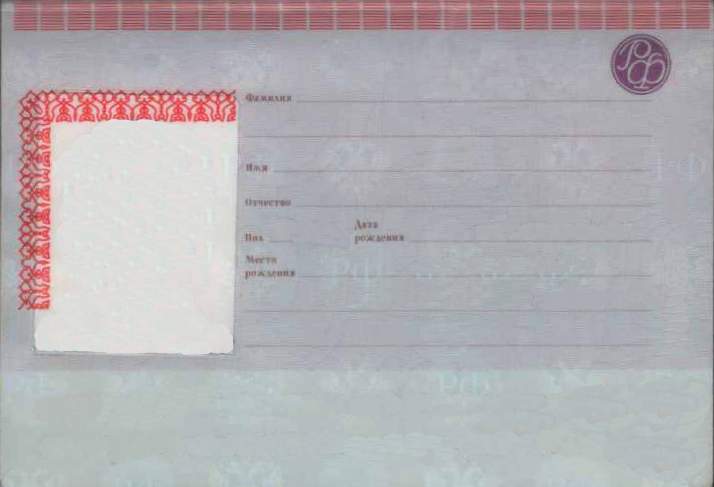
#> input picture docker/worker/code/parsers/kaze_templates/passport_bottom_new.png, 1428 x 974 px (shown at 1/2 size)
$ python passport_bottom_kaze.py
#> lines starting #> are read from the running program, lines starting #| are printed output that depends on the picture
#> in __init__, image is the input picture: shape (974, 1428, 3); mean B, G, R 179.8, 176.2, 179.2
### docker/worker/code/parsers/kaze_cropper.py
import cv2 as cv
import numpy as np
import imutils
import sys
from scipy.spatial import distance
import random
# own
from logger import logger


class KazeCropper:
    """ Detect image by template(pattern).
    Used in parsers/driving_license.py
    Used in parsers/passport_bottom_kaze.py
    1) resize original image
    2) compute keypoints of original image
    3) match() or crop() second image
    """

    def __init__(self, img_ptr, nn_match_ratio=0.71, width=None):
        """
        1)  img to gray
        2)  resize if width
        3)  compute keypoints and the descriptors
          3.1) to gray and fastDenoise
          3.2) compute keypoints and the descriptors
        :param img_ptr: cv.imread result
        :param nn_match_ratio:
        :param width:
        """
#> called with nn_match_ratio = 0.71
        if img_ptr is None:
            print('KazeCropper init: Could not open or find the image of pattern!')

        if len(img_ptr.shape) == 2 or img_ptr.shape[2] == 1:
            gray = img_ptr
        else:
            gray = cv.cvtColor(img_ptr, cv.COLOR_BGR2GRAY)
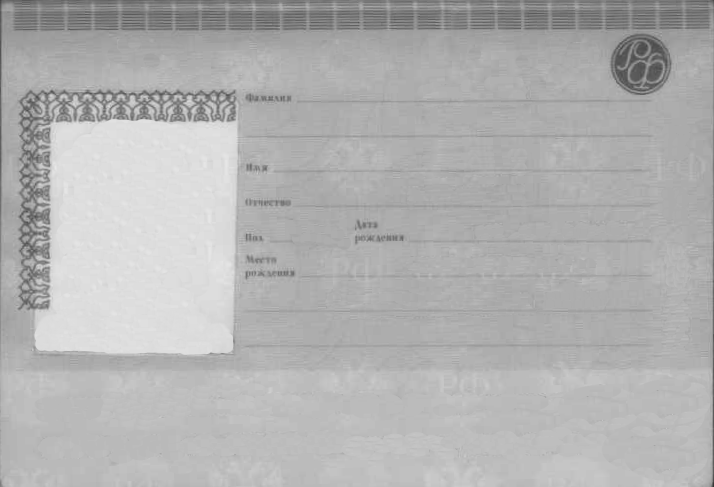
#> gray: shape (974, 1428) (shown at 1/2 size); min 52, max 233, mean 177.5

        if width is not None:
            gray = imutils.resize(gray, width=width)  # resized
        # CLAHE (Contrast Limited Adaptive Histogram Equalization)
        # clahe = cv.createCLAHE(clipLimit=0.2, tileGridSize=(30,30))
        # clahe.apply(lab_planes[0])
        self.orig_shape = gray.shape
#> self.orig_shape = (974, 1428)
        gray = cv.fastNlMeansDenoising(gray, h=8, templateWindowSize=10)  # denoise
        # cv.imshow('image', gray)  # show image in window
        # cv.waitKey(0)  # wait for any key indefinitely
        # cv.destroyAllWindows()  # close window q
        self.akaze = cv.AKAZE_create()

        self.kpts2, self.desc2 = self.akaze.detectAndCompute(gray, None)
#> self.kpts2 = 744 keypoints; strongest (x, y, size): (217, 194, 8.1), (103, 193, 8.1), (199, 193, 8.1), (331, 194, 8.1)

        self.matcher = cv.DescriptorMatcher_create(cv.DescriptorMatcher_BRUTEFORCE_HAMMING)
        # self.matcher = cv.DescriptorMatcher_create(cv.DescriptorMatcher_BRUTEFORCE_HAMMINGLUT)
        self.nn_match_ratio = nn_match_ratio  # 0.75  # Nearest neighbor matching ratio

    # private
    # [306 lines left out: functions _filter, match, _affine_transformation, _transform, prepare, crop, not called in this run]


# [75 lines that do not run on import are left out]

    # image = cv.imread(obr1, cv.IMREAD_COLOR)
    # cropper1 = KazeCropper(image)
    # image = cv.imread(obr2, cv.IMREAD_COLOR)
    # cropper2 = KazeCropper(image)
    # image = cv.imread(obr3, cv.IMREAD_COLOR)
    # image = cv.fastNlMeansDenoising(image, h=8, templateWindowSize=10)  # denoise edges
    # cropper3 = KazeCropper(image)
    # img_orig = image

    # image = cv.imread(p, cv.IMREAD_COLOR)
    # image = cv.fastNlMeansDenoising(image, h=8, templateWindowSize=10)  # denoise edges
    # image = cropper3.crop(image)

    # print(cropper1.match(image)[0])
    # print(cropper2.match(image)[0])
    # img = cv.cvtColor(image, cv.COLOR_BGR2GRAY)
    # c, m1, m2 = cropper3.match(img)
    # # image, _, _ = cropper3.transform(image)
    # # # print(image)
    # # tmp = cv.resize(image, (900, 900))
    # # cv.imshow('image', tmp)  # show image in window
    # # cv.waitKey(0)  # wait for any key indefinitely
    # # cv.destroyAllWindows()  # close window q
    # # exit(0)
    # print(c)
    # # src_pts = np.float32([i.pt for i in m1])
    # # dst_pts = np.float32([i.pt for i in m2])
    # src_pts = [i.pt for i in m1]
    # dst_pts = [i.pt for i in m2]
    # # print(src_pts[0])
    # # src_pts = np.float32([i.pt for i in m1]).reshape(-1, 1, 2)
    # # # print(src_pts[0])
    # # dst_pts = np.float32([i.pt for i in m2]).reshape(-1, 1, 2)  # insert every pair [x,y] in list = [[x,y]]
    # # #
    # # src_pts = [[float(x[0][0]), float(x[0][1])] for x in src_pts]
    # # dst_pts = [[float(x[0][0]), float(x[0][1])] for x in dst_pts]
    #
    # src_pts, dst_pts = KazeCropper.filter(src_pts, dst_pts)
    #
    # # M = None
    # if len(src_pts) > 30:
    #     M, mask = cv.findHomography(src_pts, dst_pts, cv.RANSAC, 2)  # homography transformation
    #     print(M)
    #     if M is not None:
    #         image = cv.warpPerspective(image, M, (img_orig.shape[1], img_orig.shape[0]))
    # else:
    # # if True:  # len(src_pts) == 3 or M is not None:
    #     # Affine transformation
    #     pts1 = np.float32(src_pts[:3])
    #     pts2 = np.float32(dst_pts[:3])
    #     # print(good_s[0][0])
    #     M = cv.getAffineTransform(pts1, pts2)
    #     print(M)
    #     image = cv.warpAffine(image, M, (int(img_orig.shape[1]*1.5), int(img_orig.shape[0]*1.5)))
    #     tmp = cv.resize(image, (900, 900))
    #     cv.imshow('image', tmp)  # show image in window
    #     cv.waitKey(0)  # wait for any key indefinitely
    #     cv.destroyAllWindows()  # close window q
    #     from cnn.shared_image_functions import fix_angle, get_lines_c
    #     image = fix_angle(image, get_lines_c)
    #     tmp = cv.resize(image, (900, 900))
    #     cv.imshow('image', tmp)  # show image in window
    #     cv.waitKey(0)  # wait for any key indefinitely
    #     cv.destroyAllWindows()  # close window q
    #     import pytesseract
    #     print(pytesseract.image_to_data(image))
    #     # exit(0)
    #     # ANGLE
    #     # theta1 = np.arctan(good_s[1][1] - good_s[0][1] / good_s[1][0] - good_s[0][0]) # s[1].y - s[0].y / s[1].x - s[0].x
    #     # theta2 = np.arctan(good_t[1][1] - good_t[0][1] / good_t[1][0] - good_t[0][0]) # t[1].y - t[0].y / t[1].x - t[0].x
    #     # theta = (theta2 - theta1) * 180 / np.pi
    #     # if theta < 0:
    #     #     theta = theta + 360
    #     #
    #     # if theta <= 90:
    #     #     theta_ = theta
    #     # elif theta <= 180:
    #     #     theta_ = (180 - theta)
    #     # elif theta <= 270:
    #     #     theta_ = (theta - 180)
    #     # elif theta <= 360:
    #     #     theta_ = (360 - theta)
    #     # else:
    #     #     print("Atan2 angle range violated")
    #     # print(theta1, theta2, theta_)
    #     #
    #     # # CALC SCALE!
    #     # (height, width, channels) = image.shape  # rows_y, cols_x
    #     # dy = width * np.sin(theta_) + height * np.cos(theta_)
    #     # dx = height * np.sin(theta_) + width * np.cos(theta_)
    #     #
    #     # pts2 = np.float32(good_t[1])
    #     # print(pts2[0], pts2[1])
    #     # rotation = cv.getRotationMatrix2D((image.shape[1]//2, image.shape[0]//2), theta, 1)
    #     # image = cv.warpAffine(image, rotation, (int(dy), int(dx)))
    #     # # from cnn.shared_image_functions import fix_angle, get_lines_c
    #     # # image = fix_angle(image, get_lines_c)
    #     # tmp = cv.resize(image, (900, 900))
    #     # cv.imshow('image', tmp)  # show image in window
    #     # cv.waitKey(0)  # wait for any key indefinitely
    #     # cv.destroyAllWindows()  # close window q
    #
    #     # rotation = cv.GetRotationMatrix2D(image.Point{int(equals[1].b.keypoint.X), int(equals[1].b.keypoint.Y)}, theta, 1)
    #
    # # src_pts = [[float(x[0][0]), float(x[0][1])] for x in good]
    # # src_pts = np.array([good], np.int32)
    # # print(src_pts)
    # # # print(src_pts)
    #
    # # print(src_pts)
    # # for m
    #
    # #
    # # image = cropper.crop(image)
    # if image is not None:
    #     # tmp = cv.resize(image, (900, 900))
    #     cv.imshow('image', image)  # show image in window
    #     cv.waitKey(0)  # wait for any key indefinitely
    #     cv.destroyAllWindows()  # close window q

    # image = cv.cvtColor(image, cv.COLOR_BGR2GRAY)

    # tmp = cv.resize(image, (900,900))

### docker/worker/code/parsers/passport_bottom_kaze.py
import cv2 as cv
import pytesseract
from pytesseract import Output
from pytesseract.pytesseract import TesseractError
import re
# import matplotlib.pyplot as plt  # debug

# own
from parsers.kaze_cropper import KazeCropper
# from cnn.shared_image_functions import fix_angle, get_lines_c
from parsers import ocr
from logger import logger
# from parsers.driving_license import threashold_by_letters  # TODO: make shared
from parsers.passport_utils import search_with_error, date_re, find_date
from tesseract_lock import tesseract_image_to_data_lock


# [64 lines left out: functions clear_and_repeat, recognize_to_lines, not called in this run]


# [9 lines of commented-out code are left out]

class PassBottomCropper:
    def __init__(self):
        import os
        curr_dir = os.path.dirname(os.path.abspath(__file__))

        path_templ1 = curr_dir + '/kaze_templates/passport_bottom_new.png'  #
        path_templ2 = curr_dir + '/kaze_templates/passport_bottom_old.png'  # /mnt/hit4/hit4user/PycharmProjects/cnn/samples/passport/passport_main/3/16-417-0.png

        image = cv.imread(path_templ1, cv.IMREAD_COLOR)
        cropper1 = KazeCropper(image)

        image = cv.imread(path_templ2, cv.IMREAD_COLOR)
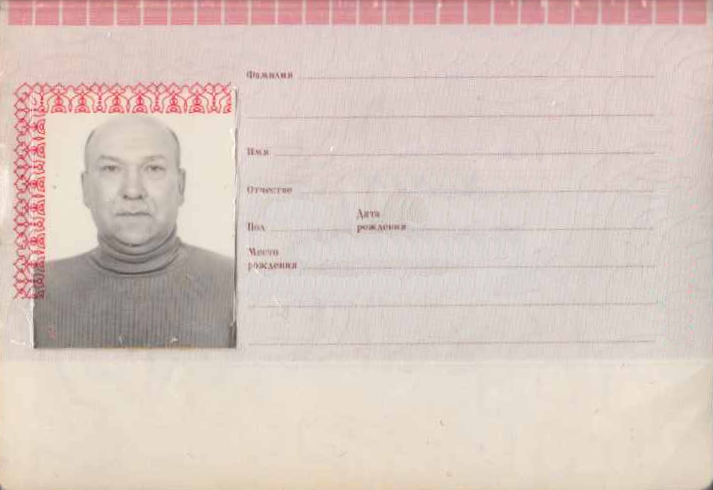
#> input picture docker/worker/code/parsers/kaze_templates/passport_bottom_old.png, 1426 x 980 px (shown at 1/2 size)
#> image is the input picture: shape (980, 1426, 3); mean B, G, R 192.8, 200.8, 217.3
        image = cv.fastNlMeansDenoising(image, h=8, templateWindowSize=10)  # denoise edges
        cropper2 = KazeCropper(image)
#> call 2 of __init__, with nn_match_ratio = 0.71
#> in __init__ (call 2), `gray = cv.cvtColor(img_ptr, cv.COLOR_BGR2GRAY)`:
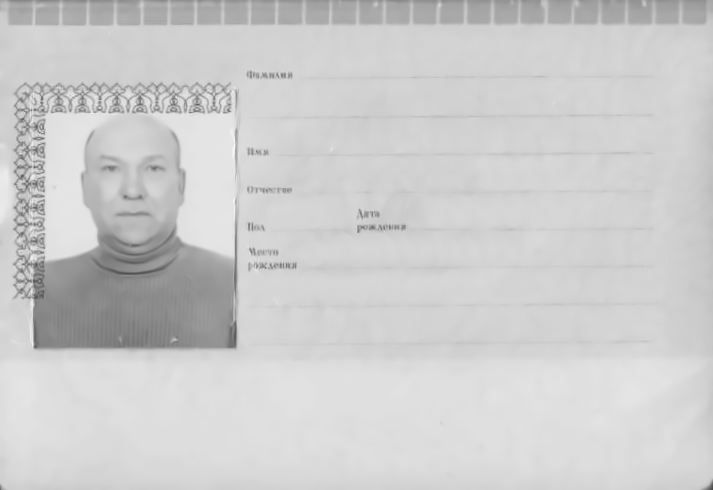
#> gray: shape (980, 1426) (shown at 1/2 size); min 54, max 253, mean 204.9
#> in __init__ (call 2), `self.kpts2, self.desc2 = self.akaze.detectAndCompute(gray, None)`: self.kpts2 = 716 keypoints; strongest (x, y, size): (463, 687, 16.1), (462, 675, 32.3), (744, 454, 8.1), (72, 253, 8.1)
        self.croppers = (cropper1, cropper2)

    # [40 lines left out: functions match, crop, not called in this run]


class ParserBottomKaze:
    pbc = PassBottomCropper()
    rem_punct = re.compile(r'[\.\-—]')

    # private
    # [184 lines left out: functions crop_and_bin, parse, apply_brightness_contrast, not called in this run]


def map(x, in_min, in_max, out_min, out_max):
    return int((x - in_min) * (out_max - out_min) / (in_max - in_min) + out_min)


if __name__ == '__main__':
    # [9 lines of commented-out code are left out]
    p = '/mnt/hit4/hit4user/PycharmProjects/cnn/samples/passport/passport_main/0/'

    import os

    pcr = PassBottomCropper()
#> in __init__ (call 3), `self.kpts2, self.desc2 = self.akaze.detectAndCompute(gray, None)`: self.kpts2 = 744 keypoints; strongest (x, y, size): (217, 194, 8.1), (103, 193, 8.1), (199, 193, 8.1), (331, 194, 8.1)
#> in __init__ (call 4), `self.kpts2, self.desc2 = self.akaze.detectAndCompute(gray, None)`: self.kpts2 = 716 keypoints; strongest (x, y, size): (463, 687, 16.1), (462, 675, 32.3), (744, 454, 8.1), (72, 253, 8.1)

#> (the run stopped early here; a loop or call above may not have finished)
